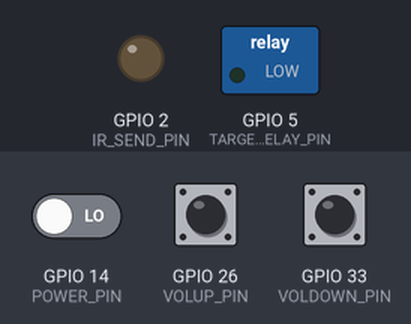
The sketch below on a simulated ESP32. On the bench: switched loads named in the sketch (green lamp = pin HIGH), output pins drawn as LEDs (lit = HIGH). The inputs (shaded band) are chosen by the test bench; at power-on: GPIO 14 (POWER_PIN) LOW, GPIO 26 (VOLUP_PIN) LOW, GPIO 33 (VOLDOWN_PIN) LOW. WiFi joins after 1.5 s; servers stay silent unless stated; what the sketch prints to the serial monitor is not drawn.

Above: at 1.6 s.
At 90.2 s:
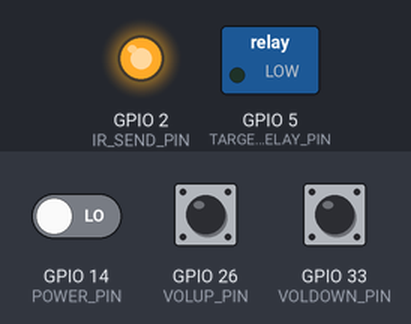
Timing chart, 0 to 121.9 s (numbered marks = the images above):
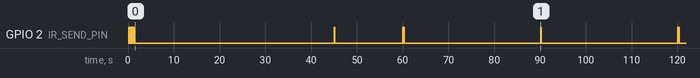

Measured:
- by itself, GPIO 2 (IR_SEND_PIN): HIGH → LOW at 0.30 s, → HIGH 0.10 s later, → LOW 0.10 s later, → HIGH 0.10 s later, … (25 changes in this stretch)

The sketch:

rebooter.ino
```cpp
#include <Arduino.h>
#include <WiFi.h>
#include <HTTPClient.h>
#include <IRremote.hpp>

#ifndef LED_BUILTIN
#define LED_BUILTIN 2
#endif


//////////////////////////////
// wifi and target settings //
//////////////////////////////
#define WIFI_SSID "asdfasfasfREDACTED"
#define WIFI_PASSWORD "ligmaREDACTED"

static const char* target_ip = "10.0.0.22";
static const unsigned int target_port = 22;

#define WIFI_TIME_CHECK_DELTA 45000
#define TARGET_TIME_CHECK_DELTA 60000

#define TARGET_RELAY_PIN 5


////////////////////////
// ir remote settings //
////////////////////////
#define IR_SEND_PIN 2
//#define IR_RECEIVE_PIN 5

// samsung nec2 command codes
// https://github.com/zmoteio/irdb.tk/blob/master/codes/Samsung/TV/7%2C7.csv
#define POWER_PIN 14
#define POWER_CMD 0x7
#define POWER_ADDR 0x2

#define VOLUP_PIN 26
#define VOLUP_CMD 0x7
#define VOLUP_ADDR 0x7

#define VOLDOWN_PIN 33
#define VOLDOWN_CMD 0x7
#define VOLDOWN_ADDR 0xB


//////////
// vars //
//////////
static long unsigned int time_last_wifi_check;
static const unsigned int wifi_history_len = 5;
static int wifi_history[wifi_history_len];

static long unsigned int time_last_target_check;
static const unsigned int target_history_len = 5;
static int target_history[target_history_len];

static HTTPClient http_client;
static WiFiClient esp_client;

///////////
// setup //
///////////
void setup() {
    // serial
    Serial.begin(115200);
    //while (!Serial);

    // pins
    pinMode(TARGET_RELAY_PIN, OUTPUT);
    pinMode(LED_BUILTIN, OUTPUT);
    pinMode(IR_SEND_PIN, OUTPUT);
    pinMode(POWER_PIN, INPUT);
    pinMode(VOLUP_PIN, INPUT);
    pinMode(VOLDOWN_PIN, INPUT);
    digitalWrite(TARGET_RELAY_PIN, LOW);
    digitalWrite(LED_BUILTIN, LOW);

    IrSender.begin(IR_SEND_PIN);
    Serial.println();
    Serial.print("Send IR signals at pin ");
    Serial.println(IR_SEND_PIN);

    // wifi
    WiFi.mode(WIFI_STA);
    WiFi.begin(WIFI_SSID, WIFI_PASSWORD);
    int max_tries = 600;
    while(WiFi.status() != WL_CONNECTED){
        Serial.print(".");
        delay(100);
        if ((max_tries--) < 1) {
            Serial.println();
            Serial.println("rebooting");
            ESP.restart();
        }
        if (max_tries % 2 == 0) {
            digitalWrite(LED_BUILTIN, HIGH);
        } else {
            digitalWrite(LED_BUILTIN, LOW);
        }
    }
    digitalWrite(LED_BUILTIN, LOW);

    Serial.println();
    Serial.print("IP Address: ");
    Serial.println(WiFi.localIP());
    time_last_wifi_check = 0;

    // wifi status history
    int j;
    for (j=0; j<wifi_history_len; ++j) {
        wifi_history[j] = 0;
    }

    // target status history
    for (j=0; j<target_history_len; ++j) {
        target_history[j] = 0;
    }
}


void loop() {

    // read button inputs
    bool power = digitalRead(POWER_PIN) == LOW;
    if (power) {
        Serial.println("power");
        IrSender.sendSamsung(POWER_CMD, POWER_ADDR, 0);
    }

    bool volup = digitalRead(VOLUP_PIN) == LOW;
    if (volup) {
        Serial.println("volume up");
        IrSender.sendSamsung(VOLUP_CMD, VOLUP_ADDR, 0);
    }

    bool voldown = digitalRead(VOLDOWN_PIN) == LOW;
    if (voldown) {
        Serial.println("volume down");
        IrSender.sendSamsung(VOLDOWN_CMD, VOLDOWN_ADDR, 0);
    }

    // check wifi status
    if (millis() >= WIFI_TIME_CHECK_DELTA + time_last_wifi_check) {
        time_last_wifi_check = millis();
        Serial.println("checking wifi");
        digitalWrite(LED_BUILTIN, HIGH);
        delay(100);
        digitalWrite(LED_BUILTIN, LOW);

        shift_queue(wifi_history, wifi_history_len);
        wifi_history[0] = get_wifi_status();

        Serial.print("wifi_history = ");
        print_arr(wifi_history, wifi_history_len);
        Serial.println();

        if (none_are_zeroes(wifi_history, wifi_history_len)) {
            Serial.print("wifi has been off for ");
            Serial.print(wifi_history_len);
            Serial.println(" iterations, rebooting");
            ESP.restart();
        }
    }

    // check target ip/port status
    if (millis() >= TARGET_TIME_CHECK_DELTA + time_last_target_check) {
        time_last_target_check = millis();
        Serial.print("checking target ");
        Serial.print(target_ip);
        Serial.print(":");
        Serial.print(target_port);
        Serial.println();
        digitalWrite(LED_BUILTIN, HIGH);
        delay(100);
        digitalWrite(LED_BUILTIN, LOW);
        delay(100);
        digitalWrite(LED_BUILTIN, HIGH);
        delay(100);
        digitalWrite(LED_BUILTIN, LOW);

        shift_queue(target_history, target_history_len);
        target_history[0] = get_target_status(target_ip, target_port);

        Serial.print("target_history = ");
        print_arr(target_history, target_history_len);
        Serial.println();

        if (none_are_zeroes(target_history, target_history_len)) {
            Serial.print("target has been off for ");
            Serial.print(target_history_len);
            Serial.println(" iterations:");
            Serial.println("sending command to trigger relay");
            digitalWrite(TARGET_RELAY_PIN, HIGH);
            delay(500);
            digitalWrite(TARGET_RELAY_PIN, LOW);
            int j;
            for (j=0; j<target_history_len; ++j) {
                target_history[j] = 0;
            }
        }
    }
}

void print_arr(int* arr, unsigned int len) {
    int j;
    Serial.print("[ ");
    for (j=0; j<len; ++j) {
        Serial.print(arr[j]);
        Serial.print(" ");
    }
    Serial.print("]");
}

void shift_queue(int* arr, unsigned int len) {
    int j;
    for (j=len-1; j>0; --j) {
        arr[j] = arr[j-1];
    }
}

bool none_are_zeroes(int* arr, unsigned int len) {
    int j;
    for (j=0; j<len; ++j) {
        if (arr[j] == 0) {
            return false;
        }
    }
    return true;
}

int get_wifi_status() {
    // connected and online = 0
    // disconnected = 1
    // connected no internet = 2
    bool connected;
    if (WiFi.status() == WL_CONNECTED) {
        connected = true;
    } else {
        connected = false;
    }

    if (connected) {
        const char* google = "https://www.google.com/";
        http_client.begin(google);
        int http_code = http_client.GET();
        //Serial.print("http response code: ");
        //Serial.println(http_code);
        if (http_code > 0) {
            //Serial.println(http_client.getString());
            if (http_client.getString().indexOf("<html") > 0) {
                http_client.end();
                return 0;
            } else {
                http_client.end();
                return 3;
            }
        } else {
            http_client.end();
            return 2;
        }
    } else {
        return 1;
    }
}

int get_target_status(const char* ip, const unsigned int port) {
    // target online = 0
    // target offline = 1
    int status;
    String get;
    if (!esp_client.connected()) {
        if (esp_client.connect(ip, port)) {
            char c;
            while (esp_client.available() > 0) {
                c = esp_client.read();
                get += c;
                Serial.print(c);
            }
            status = 0;
            esp_client.stop();
        } else {
            status = 1;
        }
    }
    return status;
}
```
